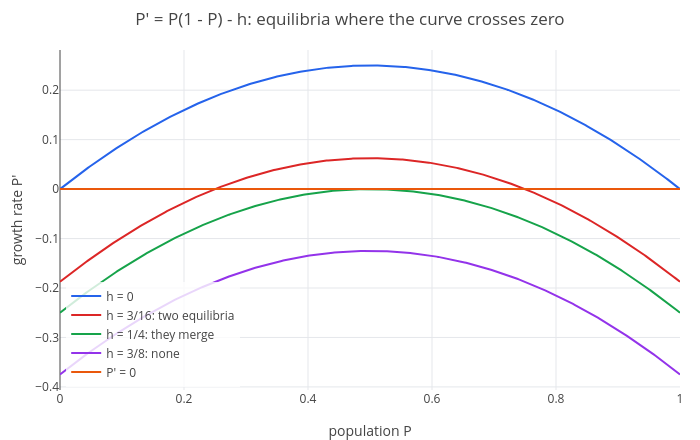

Notebook code for this chart:
### Markdown cell above
With $h = 3/16$, the equilibrium $P = 3/4$ is stable ($f' = -1/2$) and $P = 1/4$ is unstable ($f' = 1/2$): a
population above $1/4$ recovers to $3/4$, one below $1/4$ is fished out. The graph of $f$ is the **phase line**:

### Code cell
p = plot(P*(1 - P), P*(1 - P) - 3/16, P*(1 - P) - 1/4, P*(1 - P) - 3/8, 0, P, 0, 1);
p = legend(p, "h = 0", "h = 3/16: two equilibria", "h = 1/4: they merge", "h = 3/8: none", "P' = 0");
labels(title(p, "P' = P(1 - P) - h: equilibria where the curve crosses zero"), "population P", "growth rate P'")

### Figure 1 — Plotly figure (JSON) as saved in the notebook; plotly's stock layout.template omitted (floating-point values rounded to 4 significant figures; data arrays with more than 128 entries replaced by an {"elided": "..."} marker saying what was removed)
{"data": [{"line": {"color": "#2563eb", "width": 2}, "mode": "lines", "name": "h = 0", "type": "scatter", "x": {"elided": "402 float values"}, "y": {"elided": "402 float values"}}, {"line": {"color": "#dc2626", "width": 2}, "mode": "lines", "name": "h = 3/16: two equilibria", "type": "scatter", "x": {"elided": "402 float values"}, "y": {"elided": "402 float values"}}, {"line": {"color": "#16a34a", "width": 2}, "mode": "lines", "name": "h = 1/4: they merge", "type": "scatter", "x": {"elided": "402 float values"}, "y": {"elided": "402 float values"}}, {"line": {"color": "#9333ea", "width": 2}, "mode": "lines", "name": "h = 3/8: none", "type": "scatter", "x": {"elided": "402 float values"}, "y": {"elided": "402 float values"}}, {"line": {"color": "#ea580c", "width": 2}, "mode": "lines", "name": "P' = 0", "type": "scatter", "x": {"elided": "402 float values"}, "y": {"elided": "402 int values"}}], "layout": {"height": 440, "legend": {"bgcolor": "rgba(255,255,255,0.8)", "x": 0.01, "xanchor": "left", "y": 0.01, "yanchor": "bottom"}, "margin": {"b": 50, "l": 60, "r": 20, "t": 50}, "showlegend": true, "title": {"text": "P' = P(1 - P) - h: equilibria where the curve crosses zero"}, "width": 700, "xaxis": {"title": {"text": "population P"}, "zeroline": true}, "yaxis": {"range": [-0.4062, 0.2812], "title": {"text": "growth rate P'"}, "zeroline": true}}}
